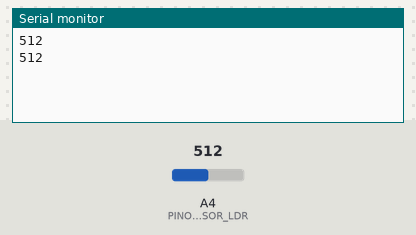
Recording of a sketch running on a simulated Arduino Uno, built with avr-gcc and run on an emulated ATmega328P. Shown: the last lines printed to the serial monitor. The inputs (shaded band) are chosen by the test bench; at power-on: A4 (PINO_SENSOR_LDR) = 512.

Above: at 5.8 s.
5.9 s: A4 (PINO_SENSOR_LDR) set to 716
At 11.0 s:
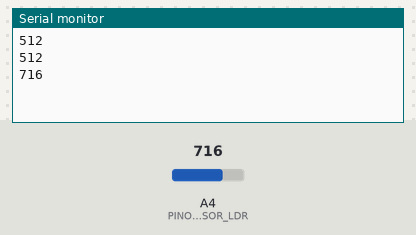
11.9 s: A4 (PINO_SENSOR_LDR) set to 900
At 16.0 s:
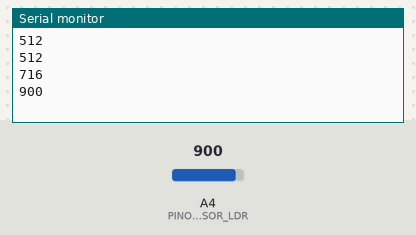
Timing chart, 0 to 17.5 s (numbered marks = the images above; inputs shaded):
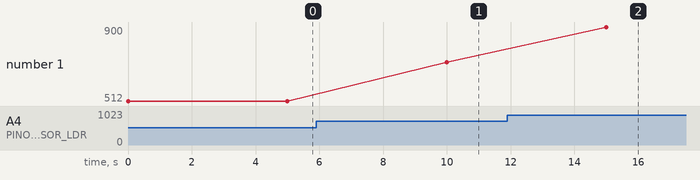

Measured:
- after the input at 5.9 s, the serial monitor: prints a new line after 4.1 s (image 1)
- after the input at 11.9 s, the serial monitor: prints a new line after 3.1 s (image 2)
- plotted number 1: 512 → 716 after the input at 5.9 s, 716 → 900 after the input at 11.9 s

The sketch:

1codigoarduinolrd.ino
```cpp
const int PINO_SENSOR_LDR = A4;
int valorLuminosidade;

void setup() {
  Serial.begin(9600);
}

void loop() {
  valorLuminosidade = analogRead(PINO_SENSOR_LDR);


//  Serial.print("Luminosidade: ");
  Serial.println(valorLuminosidade);

  delay(5000);
}
```
